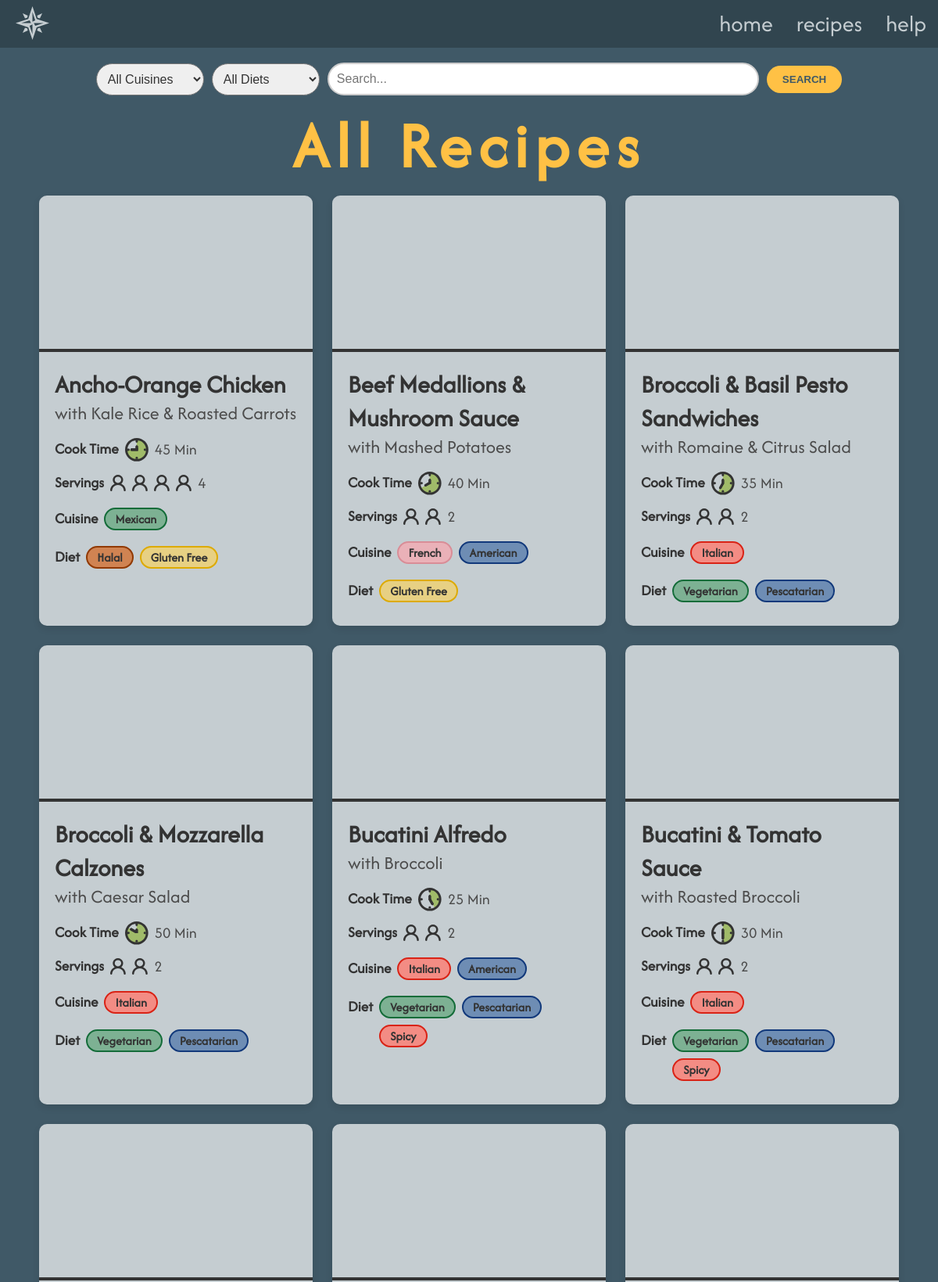
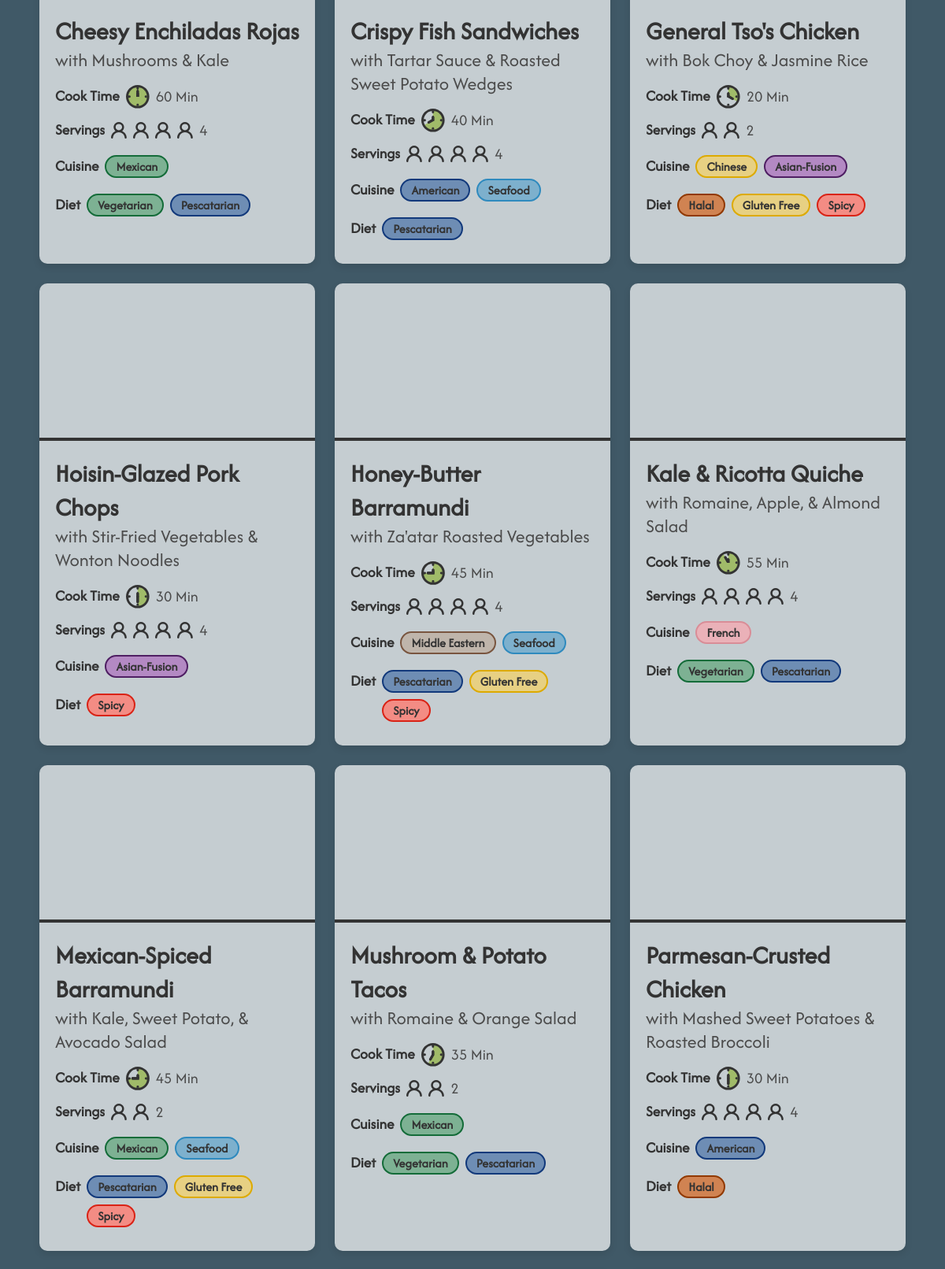
The page /recipes-page.php (upper part) on the database its author committed (2 pictures, top to bottom).
### tables this page shows
CREATE TABLE `idm_232` (
  `recipe` int(3) NOT NULL,
  `title` varchar(50) NOT NULL,
  `subtitle` varchar(50) NOT NULL,
  `main food` varchar(50) NOT NULL,
  `cuisine` varchar(50) NOT NULL,
  `diet` varchar(50) NOT NULL,
  `cook time` int(3) NOT NULL,
  `servings` int(2) NOT NULL,
  `description` varchar(500) NOT NULL,
  `ingredients` varchar(500) NOT NULL,
  `steps` varchar(5000) NOT NULL,
  `main image` varchar(50) NOT NULL,
  `ingredients image` varchar(50) NOT NULL,
  `step images small` varchar(500) NOT NULL,
  `step images large` varchar(500) NOT NULL
);

### recipe-card.php (the view)
<div class="recipe-card">
    <a href="recipe-template.php?id=<?php echo $recipe['recipe']; ?>">
        <div class="recipe-image" style="background-image: url('<?php echo ($recipe["main image"]); ?>') !important"></div>
    </a>
    <div class="recipe-content">
        <a href="recipe-template.php?id=<?php echo $recipe['recipe']; ?>">
            <h2 class="recipe-title"><?php echo ($recipe["title"]); ?></h2>
            <h3 class="recipe-subtitle"><?php echo ($recipe["subtitle"]); ?></h3>
        </a>
        <div class="recipe-details">
            <div class="cook-time">
                <h4>Cook Time</h4>
                <img class="cook-time-img" src="files/icons/<?php echo ($recipe["cook time"]); ?>-min.svg" alt="">
                <p><?php echo ($recipe["cook time"]); ?> Min</p>
            </div>
            <div class="servings">
                <h4>Servings</h4>
                <?php
                    $servings = (int)$recipe["servings"];
                    for ($i = 0; $i < $servings; $i++):
                    ?>
                    <img class="serving-img" src="files/icons/person.svg" alt="">
                <?php endfor; ?>
                <p><?php echo ($recipe["servings"]); ?></p>
            </div>
            <div class="cuisine" >
                <h4>Cuisine</h4>
                <div>
                <?php
                    $cuisines = explode(",", $recipe["cuisine"]);
                    foreach ($cuisines as $cuisine):
                ?>
                    <a class="cuisine-item <?php echo ($cuisine); ?>" href="recipes-page.php?cuisine=<?php echo urlencode(trim($cuisine)); ?>"><?php echo ($cuisine); ?></a>
                <?php endforeach; ?>
                </div>
            </div>
            <div class="diet">
                <h4>Diet</h4>
                <div>
                <?php
                    $diets = explode(",", $recipe["diet"]);
                    foreach ($diets as $diet):
                ?>
                    <a class="diet-item <?php echo ($diet); ?>"
                        <?php if($diet !== "None"){ ?>
                            href="recipes-page.php?diet=<?php echo urlencode(trim($diet)); ?>"
                        <?php } ?>
                    ><?php echo ($diet); ?></a>
                <?php endforeach; ?>
                </div>
            </div>
        </div>
    </div>
</div>

### recipes-page.php (shortened to what this page needs)
<!DOCTYPE html>
<html lang="en">
<head>
    <link rel="stylesheet" href="css/styles.css">
    <link rel="stylesheet" href="css/navigation.css">
</head>
<body>
    <?php
        require_once 'includes/db.php';
        $selected_cuisine = isset($_GET['cuisine']) ? trim($_GET['cuisine']) : '';
        $selected_diet = isset($_GET['diet']) ? trim($_GET['diet']) : '';
        $search_query = isset($_GET['search']) ? trim($_GET['search']) : '';
        $sql_query = "SELECT * FROM `idm_232`";
        $result = mysqli_query($connection, $sql_query);
        $filtered_recipes = [];
        $all_recipes = [];
if ($result && mysqli_num_rows($result) > 0) {
    while ($row = mysqli_fetch_assoc($result)) {
        $cuisines = array_map('trim', explode(',', $row['cuisine']));
        $diets = array_map('trim', explode(',', $row['diet']));
        $matches_cuisine = !$selected_cuisine || in_array($selected_cuisine, $cuisines, true);
        $matches_diet = !$selected_diet || in_array($selected_diet, $diets, true);
        $matches_search = !$search_query || (
            stripos($row['title'], $search_query) !== false ||
            stripos($row['subtitle'], $search_query) !== false ||
            stripos($row['main food'], $search_query) !== false ||
            stripos($row['cuisine'], $search_query) !== false ||
            stripos($row['diet'], $search_query) !== false
        );
        if (empty($selected_cuisine) && empty($selected_diet) && empty($search_query)) {
            $all_recipes[] = $row;
        }
        else if ($matches_cuisine && $matches_diet && $matches_search) {
            $filtered_recipes[] = $row;
        }
    }
} ?>
<div class="body">
    <?php include("header.php") ?>
    <div class="search-container">
        <form method="GET" action="recipes-page.php" class="filter-form">
            <select name="cuisine" class="dropdown search-input <?php echo ($selected_cuisine); ?>" onchange="this.form.submit()">
                <option value="">All Cuisines</option>
            </select>
            <select name="diet" class="dropdown search-input <?php echo ($selected_diet); ?>" onchange="this.form.submit()">
                <option value="">All Diets</option>
            </select>
        </form>
        <form action="recipes-page.php" method="get">
            <input type="text" class="search-input search" name="search" placeholder="Search...">
            <button class="button" type="submit">SEARCH</button>
        </form>
    </div>
    <div class="title">
        <h1><?php
                if ((!empty($search_query) || !empty($selected_cuisine) || !empty($selected_diet)) && empty($filtered_recipes)) {
                    echo "No Recipes Found";
                } elseif ($selected_cuisine) {
                    echo ($selected_cuisine). " Recipes";
                } elseif ($selected_diet) {
                    echo ($selected_diet). " Recipes";
                } elseif ($search_query){
                    echo "\"".($search_query)."\" Recipes";
                } else {
                    echo "All Recipes";
                } ?>
        </h1>
    </div>
    <div class="recipe-grid">
        <?php
        if (!empty($filtered_recipes) && $selected_diet !== "None"){
            foreach ($filtered_recipes as $recipe){
                include("recipe-card.php");
            }
        } else {
            foreach ($all_recipes as $recipe){
                include("recipe-card.php");
            }
        } ?>
    </div>
</div>
</body>
</html>

### header.php (shortened to what this page needs)
<header class="header">
    <a href="index.php" class="logo">
        <img class="compass-logo" src="files/general-images/grey-logo.svg" alt="Culinary Cuisine Compass Logo">
    </a>
    <ul class="menu">
        <li><a href="index.php">home</a></li>
        <li><a href="recipes-page.php">recipes</a></li>
        <li><a href="help.php">help</a></li>
    </ul>
</header>

### css/styles.css (style rules this page uses)
html { --background:#405967 !important; --yellow:#FFC145 !important; --green:#A0BB69 !important; --grey:#C5CDD1 !important; --text: #222222 !important; --Afacad: 'Afacad', Arial, sans-serif ; --rhythm: 24px; }
* { box-sizing: border-box; }
body { font-family: var(--Afacad); background-color: var(--background); margin: 0; margin-top: 50px; min-height: calc(100vh - 50px); display: flex; flex-direction: column; }
.body { margin: 20px; }
h1 { color: var(--yellow); font-size: 7vw; letter-spacing: 9px; margin: 0 10px; line-height: 9vw; text-align: center; font-weight: 800; }
h3 { color: var(--grey); font-weight: 300; font-size: 30px; margin: 0 10px; line-height: 30px; text-align: center; }
h4 { color: #333; font-weight: 600; font-size: 1.2rem; line-height: 0.8rem; margin: 8px 0; }
p, .ingredients ul li { color: #4B4B4B; font-size: 20px; margin: 8px 0; }
.title { margin-bottom: 10px; }
.recipe-grid { display: grid; grid-template-columns: repeat(auto-fill, minmax(300px, 1fr)); gap: 25px; justify-items: center; align-items: stretch; max-width: 1100px; margin: 0 auto; }
.recipe-card { background-color: var(--grey); border-radius: 10px; box-shadow: 0 4px 10px rgba(0, 0, 0, 0.1); width: 100%; max-width: 400px; overflow: hidden; transition: transform 0.3s ease; }
.recipe-image { width: 100%; height: 200px; border-bottom: 4px solid #333; background-position: center; background-repeat: no-repeat; background-size: cover; }
.recipe-title { font-size: 2rem; color: #333; margin: 0; text-align: left; }
.recipe-subtitle { font-size: 1.5rem; color: #4B4B4B; margin: 0; text-align: left; }
.recipe-details { color: #333; margin-top: 10px; display: flex; flex-direction: column; flex-wrap: wrap; }
.recipe-details > div { margin-right: 20px; }
.recipe-card .recipe-content { margin: 20px; }
.cook-time, .cuisine, .diet, .servings { display: flex; gap: 8px; align-items: center; margin: 0; }
.cuisine, .diet { align-items: flex-start }
.diet div, .cuisine div { display: flex; gap: 8px; align-items: center; flex-wrap: wrap; }
.cuisine, .diet { margin: 10px 0; }
.cook-time-img { width: 30px; }
.Mexican, .Vegetarian { background-color: #7DB193; border: #146C39 solid 2px; color: #333; }
.French { background-color: #EAB1B8; border: #D98D97 solid 2px; color: #333; }
.American, .Pescatarian { background-color: #6E8DB4; border: #12397B solid 2px; color: #333; }
.Italian, .Spicy { background-color: #F38C84; border: #D92316 solid 2px; color: #333; }
.Seafood { background-color: #7DB0CD; border: #2F8ABE solid 2px; color: #333; }
.Chinese, .Gluten { background-color: #E7D083; border: #DDAA00 solid 2px; color: #333; }
.Asian-Fusion { background-color: #B389C3; border: #4F1F63 solid 2px; color: #333; }
.Middle { background-color: #BFB5AB; border: #79553F solid 2px; color: #333; }
.Indian, .Halal { background-color: #D08352; border: #913900 solid 2px; color: #333; }
.diet-item, .cuisine-item { padding: 2px 12px; border-radius: 50vw; text-decoration: none; font-weight: 600; }
.serving-img { width: 20px; }
.search-container { display: flex; align-items: center; justify-content: center; padding: 10px 0; gap: 10px; }
.search-input, option { padding: 10px; font-size: 16px; border-radius: 50vw; flex: 1; min-width: 100px; color: #333; }
.search { border: 2px solid #ccc; width: 46vw; }
form { display: flex; flex-direction: row; justify-content: center; align-items: center; gap: 10px; }
.button { padding: 10px 20px; background-color: var(--yellow); color: var(--background); border: none; border-radius: 50vw; cursor: pointer; font-weight: 600; transition: transform 0.3s ease; }

### rows shown on the page
idm_232: title "Ancho-Orange Chicken", subtitle "with Kale Rice & Roasted Carrots", cook time "45", servings "4", cuisine "Mexican", diet "Halal", diet "Gluten Free"
idm_232: title "Beef Medallions & Mushroom Sauce", subtitle "with Mashed Potatoes", cook time "40", servings "2", cuisine "French", cuisine "American", diet "Gluten Free"
idm_232: title "Broccoli & Basil Pesto Sandwiches", subtitle "with Romaine & Citrus Salad", cook time "35", servings "2", cuisine "Italian", diet "Vegetarian", diet "Pescatarian"
idm_232: title "Broccoli & Mozzarella Calzones", subtitle "with Caesar Salad", shows a picture, cook time "50", servings "2", cuisine "Italian", diet "Vegetarian", diet "Pescatarian"
idm_232: title "Bucatini Alfredo", subtitle "with Broccoli", shows a picture, cook time "25", servings "2", cuisine "Italian", cuisine "American", diet "Vegetarian", diet "Pescatarian", diet "Spicy"
idm_232: title "Bucatini & Tomato Sauce", subtitle "with Roasted Broccoli", cook time "30", servings "2", cuisine "Italian", diet "Vegetarian", diet "Pescatarian", diet "Spicy"
idm_232: title "Cheesy Enchiladas Rojas", subtitle "with Mushrooms & Kale", shows a picture, cook time "60", servings "4", cuisine "Mexican", diet "Vegetarian", diet "Pescatarian"
idm_232: title "Crispy Fish Sandwiches", subtitle "with Tartar Sauce & Roasted Sweet Potato Wedges", cook time "40", servings "4", cuisine "American", cuisine "Seafood", diet "Pescatarian"
idm_232: title "General Tso's Chicken", subtitle "with Bok Choy & Jasmine Rice", shows a picture, cook time "20", servings "2", cuisine "Chinese", cuisine "Asian-Fusion", diet "Halal", diet "Gluten Free", diet "Spicy"
idm_232: title "Hoisin-Glazed Pork Chops", subtitle "with Stir-Fried Vegetables & Wonton Noodles", cook time "30", servings "4", cuisine "Asian-Fusion", diet "Spicy"
idm_232: title "Honey-Butter Barramundi", subtitle "with Za'atar Roasted Vegetables", cook time "45", servings "4", cuisine "Middle Eastern", cuisine "Seafood", diet "Pescatarian", diet "Gluten Free", diet "Spicy"
idm_232: title "Kale & Ricotta Quiche", subtitle "with Romaine, Apple, & Almond Salad", shows a picture, cook time "55", servings "4", cuisine "French", diet "Vegetarian", diet "Pescatarian"
idm_232: title "Mexican-Spiced Barramundi", subtitle "with Kale, Sweet Potato, & Avocado Salad", cook time "45", servings "2", cuisine "Mexican", cuisine "Seafood", diet "Pescatarian", diet "Gluten Free", diet "Spicy"
idm_232: title "Mushroom & Potato Tacos", subtitle "with Romaine & Orange Salad", cook time "35", servings "2", cuisine "Mexican", diet "Vegetarian", diet "Pescatarian"
idm_232: title "Parmesan-Crusted Chicken", subtitle "with Mashed Sweet Potatoes & Roasted Broccoli", cook time "30", servings "4", cuisine "American", diet "Halal"
